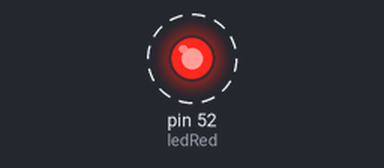
Simulated run of this sketch. Board: Arduino Mega 2560, built with avr-gcc and run on an emulated ATmega2560. Parts: output pins drawn as LEDs (lit = HIGH). Dashed ring = blinking.

Above: at 0.5 s.
Timing chart, 0 to 3.5 s (numbered marks = the images above):
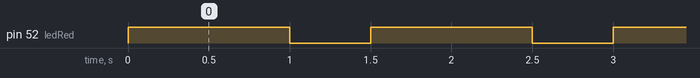

Measured:
- by itself, pin 52 (ledRed): alternates HIGH for 1.0 s and LOW for 0.50 s

The sketch:

LED-Blink-Test.ino
```cpp
int ledRed = 52;
// the setup function runs once when you press reset or power the board
void setup() {
  // initialize digital pin LED_BUILTIN as an output.
  pinMode(ledRed, OUTPUT);
}

// the loop function runs over and over again forever
void loop() {
  digitalWrite(ledRed, HIGH);   // turn the LED on (HIGH is the voltage level)
  delay(1000);                       // wait for a second
  digitalWrite(ledRed, LOW);    // turn the LED off by making the voltage LOW
  delay(500);                       // wait for a half second
}
```
